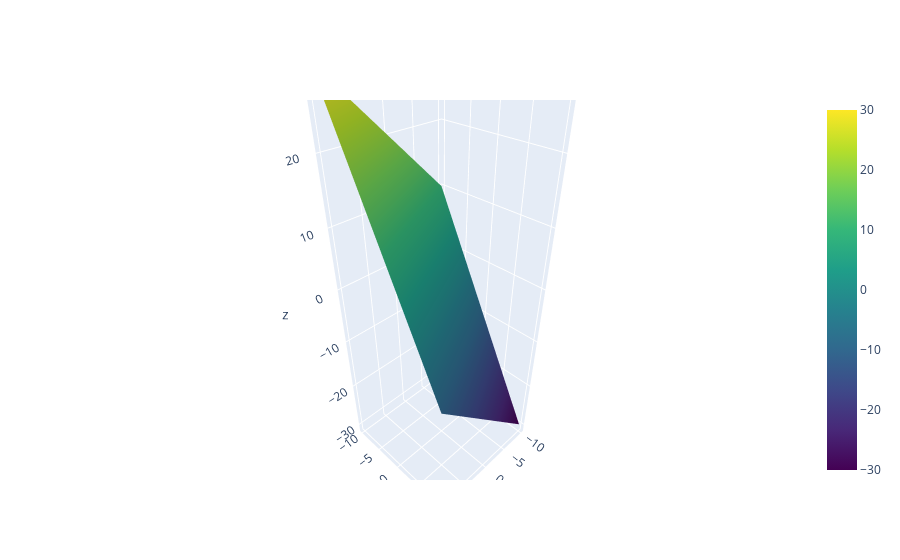

Notebook code cell kept with this figure:
### Code cell


### Figure 1 — Plotly figure (JSON) as saved in the notebook; plotly's stock layout.template omitted (floating-point values rounded to 4 significant figures; data arrays with more than 128 entries replaced by an {"elided": "..."} marker saying what was removed)
{"data": [{"colorscale": [[0, "#440154"], [0.1111, "#482878"], [0.2222, "#3e4989"], [0.3333, "#31688e"], [0.4444, "#26828e"], [0.5556, "#1f9e89"], [0.6667, "#35b779"], [0.7778, "#6ece58"], [0.8889, "#b5de2b"], [1, "#fde725"]], "type": "surface", "x": {"elided": "100x100 float values"}, "y": {"elided": "100x100 float values"}, "z": {"elided": "100x100 float values"}}], "layout": {}}
